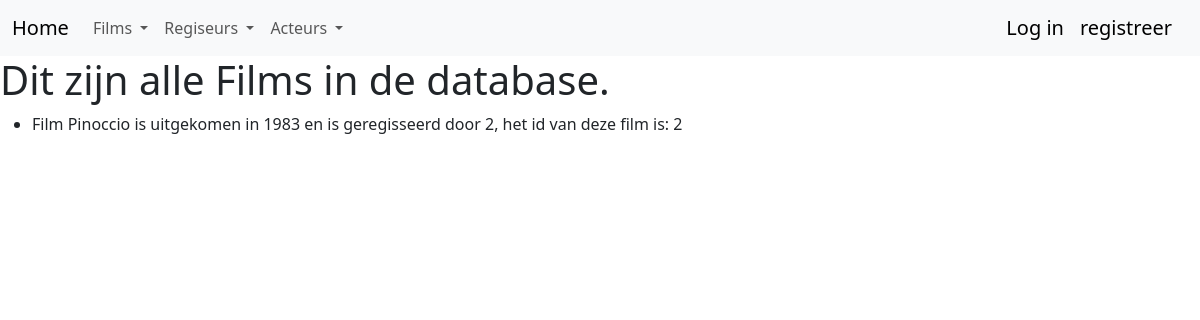
Page /listfilms on the earlier database version.
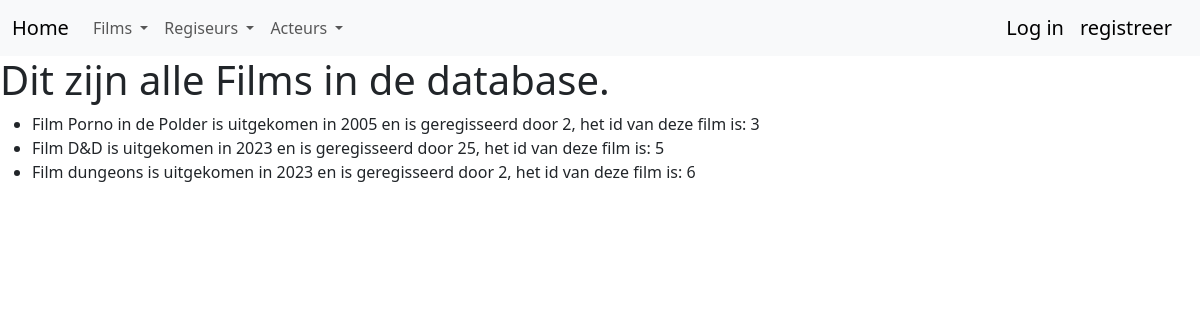
Same page on the later database version.
### myproject/models.py (models this page shows, shortened)
class Film(db.Model):
    __tablename__ = 'film'
    id = db.Column(db.Integer,primary_key=True,autoincrement=True)
    titel = db.Column(db.Text)
    jaartal = db.Column(db.Integer)
    regisseur_id = db.Column(db.Integer)
    youtube = db.Column(db.Text)
    def __repr__(self):
        return f"Film {self.titel} is uitgekomen in {self.jaartal} en is geregisseerd door {self.regisseur_id}, het id van deze film is: {self.id}"

### app.py (the view)
@app.route('/listfilms')
def list_films():
    films = Film.query.all()
    return render_template('listfilms.html', films = films)

### myproject/templates/listfilms.html
{% extends "base.html" %}
{% block content %}
<div class="jumbotron">
  <h1>Dit zijn alle Films in de database.</h1>
  <ul>
    {% for film in films  %}
    <li>{{film}}</li>
    {% endfor %}
  </ul>
</div>
{% endblock %}

### myproject/templates/base.html (shortened to what this page needs)
<!DOCTYPE html>
<html>
  <head>
    <link href="https://cdn.jsdelivr.net/npm/bootstrap@5.3.0-alpha1/dist/css/bootstrap.min.css" rel="stylesheet">
  </head>
  <body>
    <nav class="navbar navbar-expand-lg bg-body-tertiary">
      <div class="container-fluid">
        <a class="navbar-brand" href="{{ url_for('index') }}">Home</a>
        <div class="collapse navbar-collapse" id="navbarSupportedContent">
          <ul class="navbar-nav me-auto mb-2 mb-lg-0">
            <li class="nav-item dropdown">
              <a class="nav-link dropdown-toggle" href="#" role="button" data-bs-toggle="dropdown" aria-expanded="false">
                Films
              </a>
            </li>
            <li class="nav-item dropdown">
              <a class="nav-link dropdown-toggle" href="#" role="button" data-bs-toggle="dropdown" aria-expanded="false">
                Regiseurs
              </a>
            </li>
            <li class="nav-item dropdown">
                <a class="nav-link dropdown-toggle" href="#" role="button" data-bs-toggle="dropdown" aria-expanded="false">
                    Acteurs
                </a>
</li>
           </ul>
           {% if current_user.is_authenticated %}
           <a class="navbar-brand" href="{{ url_for('logout') }}">Log uit</a>
           {% else %}
           <a class="navbar-brand" href="{{ url_for('login') }}">Log in</a>
           <a class="navbar-brand" href="{{ url_for('register') }}">registreer</a>
           {% endif %}
        </div>
      </div>
    </nav>
{% block content %}
{% endblock %}
  </body>
</html>

Differences in the rows shown:
removed Film: titel+jaartal+regisseur "Film Pinoccio is uitgekomen in 1983 en is geregisseerd door 2, het id van deze film is: 2"
added Film: titel+jaartal+regisseur "Film Porno in de Polder is uitgekomen in 2005 en is geregisseerd door 2, het id van deze film is: 3"
added Film: titel+jaartal+regisseur "Film D&D is uitgekomen in 2023 en is geregisseerd door 25, het id van deze film is: 5"
added Film: titel+jaartal+regisseur "Film dungeons is uitgekomen in 2023 en is geregisseerd door 2, het id van deze film is: 6"
